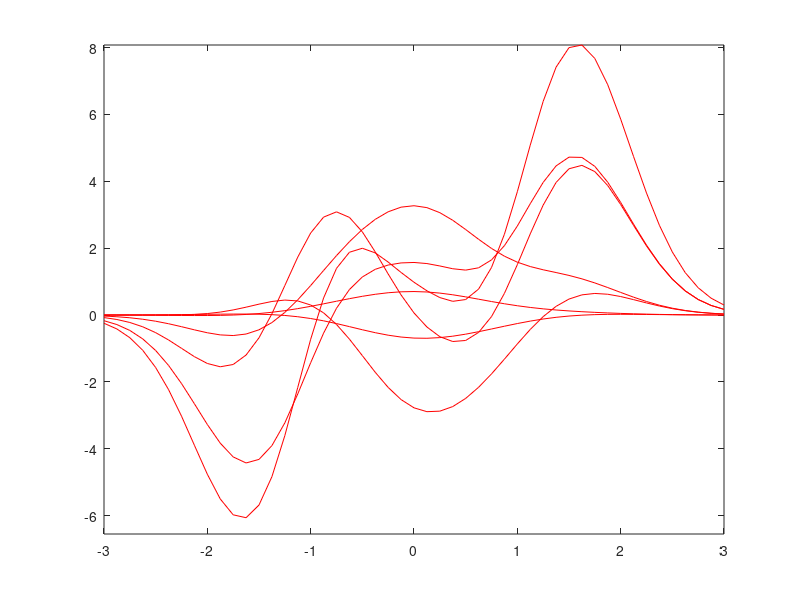

The MATLAB script that drew this image:
function result = test_contour_008
result = false;
a = figure;
[Z,x,y] = peaks;
contour(x,y,Z,7,'r-');
drawnow;
close(a);
result = true;
